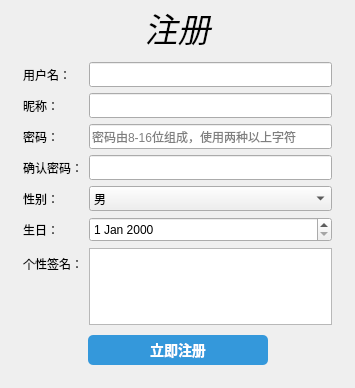
<?xml version="1.0" encoding="UTF-8"?>
<ui version="4.0">
 <class>UserRegisterDlg</class>
 <widget class="QDialog" name="UserRegisterDlg">
  <property name="geometry">
   <rect>
    <x>0</x>
    <y>0</y>
    <width>355</width>
    <height>388</height>
   </rect>
  </property>
  <property name="windowTitle">
   <string>Dialog</string>
  </property>
  <layout class="QVBoxLayout" name="verticalLayout">
   <property name="spacing">
    <number>0</number>
   </property>
   <property name="leftMargin">
    <number>0</number>
   </property>
   <property name="topMargin">
    <number>0</number>
   </property>
   <property name="rightMargin">
    <number>0</number>
   </property>
   <property name="bottomMargin">
    <number>0</number>
   </property>
   <item>
    <widget class="QWidget" name="widget" native="true">
     <layout class="QVBoxLayout" name="verticalLayout_2">
      <property name="spacing">
       <number>0</number>
      </property>
      <property name="leftMargin">
       <number>3</number>
      </property>
      <property name="topMargin">
       <number>3</number>
      </property>
      <property name="rightMargin">
       <number>3</number>
      </property>
      <property name="bottomMargin">
       <number>3</number>
      </property>
      <item>
       <widget class="QLabel" name="label">
        <property name="maximumSize">
         <size>
          <width>16777215</width>
          <height>50</height>
         </size>
        </property>
        <property name="font">
         <font>
          <pointsize>25</pointsize>
          <italic>true</italic>
          <underline>false</underline>
         </font>
        </property>
        <property name="text">
         <string>注册</string>
        </property>
        <property name="alignment">
         <set>Qt::AlignmentFlag::AlignCenter</set>
        </property>
       </widget>
      </item>
      <item>
       <widget class="QWidget" name="widget_2" native="true">
        <layout class="QFormLayout" name="formLayout">
         <property name="leftMargin">
          <number>20</number>
         </property>
         <property name="topMargin">
          <number>10</number>
         </property>
         <property name="rightMargin">
          <number>20</number>
         </property>
         <property name="bottomMargin">
          <number>10</number>
         </property>
         <item row="0" column="0">
          <widget class="QLabel" name="label_2">
           <property name="text">
            <string>用户名：</string>
           </property>
          </widget>
         </item>
         <item row="0" column="1">
          <widget class="QLineEdit" name="lineedit_username">
           <property name="minimumSize">
            <size>
             <width>0</width>
             <height>25</height>
            </size>
           </property>
          </widget>
         </item>
         <item row="1" column="0">
          <widget class="QLabel" name="label_3">
           <property name="text">
            <string>昵称：</string>
           </property>
          </widget>
         </item>
         <item row="1" column="1">
          <widget class="QLineEdit" name="lineedit_nickname">
           <property name="minimumSize">
            <size>
             <width>0</width>
             <height>25</height>
            </size>
           </property>
          </widget>
         </item>
         <item row="2" column="0">
          <widget class="QLabel" name="label_7">
           <property name="text">
            <string>密码：</string>
           </property>
          </widget>
         </item>
         <item row="2" column="1">
          <widget class="QLineEdit" name="lineedit_password">
           <property name="minimumSize">
            <size>
             <width>0</width>
             <height>25</height>
            </size>
           </property>
           <property name="text">
            <string/>
           </property>
           <property name="placeholderText">
            <string>密码由8-16位组成，使用两种以上字符</string>
           </property>
          </widget>
         </item>
         <item row="3" column="0">
          <widget class="QLabel" name="label_6">
           <property name="text">
            <string>确认密码：</string>
           </property>
          </widget>
         </item>
         <item row="3" column="1">
          <widget class="QLineEdit" name="lineedit_enpassword">
           <property name="minimumSize">
            <size>
             <width>0</width>
             <height>25</height>
            </size>
           </property>
           <property name="text">
            <string/>
           </property>
           <property name="placeholderText">
            <string/>
           </property>
          </widget>
         </item>
         <item row="4" column="0">
          <widget class="QLabel" name="label_8">
           <property name="text">
            <string>性别：</string>
           </property>
          </widget>
         </item>
         <item row="4" column="1">
          <widget class="QComboBox" name="cb_sex">
           <property name="minimumSize">
            <size>
             <width>0</width>
             <height>25</height>
            </size>
           </property>
           <item>
            <property name="text">
             <string>男</string>
            </property>
           </item>
           <item>
            <property name="text">
             <string>女</string>
            </property>
           </item>
           <item>
            <property name="text">
             <string>其他</string>
            </property>
           </item>
          </widget>
         </item>
         <item row="5" column="0">
          <widget class="QLabel" name="label_5">
           <property name="text">
            <string>生日：</string>
           </property>
          </widget>
         </item>
         <item row="5" column="1">
          <widget class="QDateEdit" name="dateedit_birth">
           <property name="minimumSize">
            <size>
             <width>0</width>
             <height>25</height>
            </size>
           </property>
           <property name="maximumDate">
            <date>
             <year>2026</year>
             <month>6</month>
             <day>4</day>
            </date>
           </property>
           <property name="minimumDate">
            <date>
             <year>1826</year>
             <month>6</month>
             <day>4</day>
            </date>
           </property>
          </widget>
         </item>
         <item row="6" column="0">
          <widget class="QLabel" name="label_4">
           <property name="text">
            <string>个性签名：</string>
           </property>
          </widget>
         </item>
         <item row="6" column="1">
          <widget class="QPlainTextEdit" name="textedit_signatrue"/>
         </item>
        </layout>
       </widget>
      </item>
      <item>
       <widget class="QWidget" name="widget_3" native="true">
        <layout class="QHBoxLayout" name="horizontalLayout">
         <property name="spacing">
          <number>0</number>
         </property>
         <property name="leftMargin">
          <number>0</number>
         </property>
         <property name="topMargin">
          <number>0</number>
         </property>
         <property name="rightMargin">
          <number>0</number>
         </property>
         <property name="bottomMargin">
          <number>0</number>
         </property>
         <item>
          <spacer name="horizontalSpacer">
           <property name="orientation">
            <enum>Qt::Orientation::Horizontal</enum>
           </property>
           <property name="sizeHint" stdset="0">
            <size>
             <width>40</width>
             <height>20</height>
            </size>
           </property>
          </spacer>
         </item>
         <item>
          <widget class="QPushButton" name="btn_register">
           <property name="minimumSize">
            <size>
             <width>180</width>
             <height>30</height>
            </size>
           </property>
           <property name="styleSheet">
            <string notr="true">QPushButton {
	background-color: #3498db;
	color: white;
	border: none;
	border-radius: 5px;
	font-size: 14px;
	font-weight: bold;
}
QPushButton:hover {
	background-color: #2980b9;
}
QPushButton:pressed {
	background-color: #1f618d;
	padding-left: 10px;
	padding-top: 10px;
}</string>
           </property>
           <property name="text">
            <string>立即注册</string>
           </property>
          </widget>
         </item>
         <item>
          <spacer name="horizontalSpacer_2">
           <property name="orientation">
            <enum>Qt::Orientation::Horizontal</enum>
           </property>
           <property name="sizeHint" stdset="0">
            <size>
             <width>40</width>
             <height>20</height>
            </size>
           </property>
          </spacer>
         </item>
        </layout>
       </widget>
      </item>
      <item>
       <spacer name="verticalSpacer">
        <property name="orientation">
         <enum>Qt::Orientation::Vertical</enum>
        </property>
        <property name="sizeType">
         <enum>QSizePolicy::Policy::Fixed</enum>
        </property>
        <property name="sizeHint" stdset="0">
         <size>
          <width>20</width>
          <height>20</height>
         </size>
        </property>
       </spacer>
      </item>
     </layout>
    </widget>
   </item>
  </layout>
 </widget>
 <resources/>
 <connections/>
</ui>
